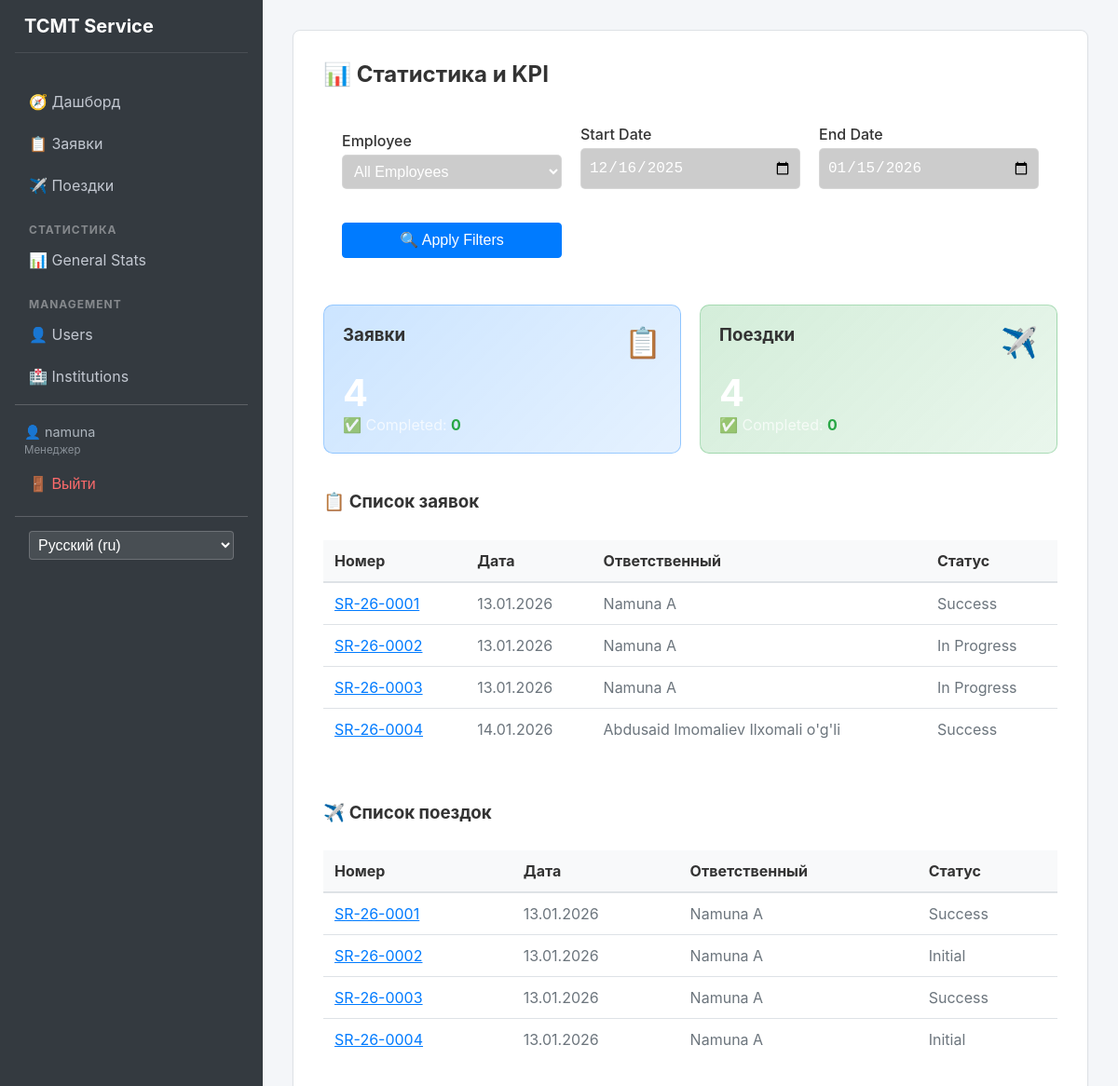
The page /stats/ (signed in) on the database as committed earlier.
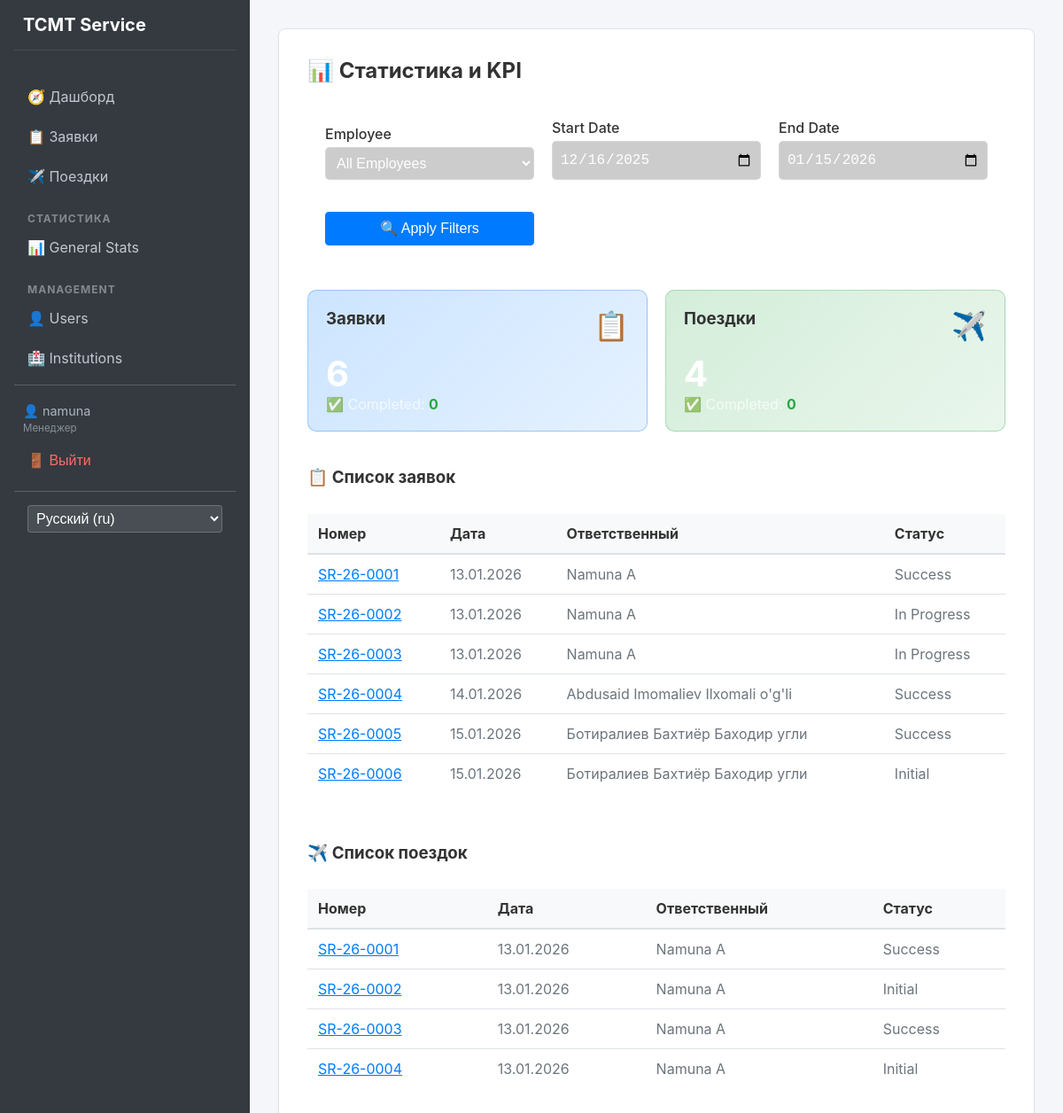
The same page on the database as committed later.
### apps/requests/models.py (models this page shows, shortened)
class Request(models.Model):
    created_at = models.DateField(default=datetime.date.today)
    responsible = models.ForeignKey(
        settings.AUTH_USER_MODEL,
        on_delete=models.SET_NULL,
        null=True,
        related_name='requests'
    )
    region = models.ForeignKey(Region, on_delete=models.PROTECT)
    institution = models.ForeignKey(Institution, on_delete=models.PROTECT)
    description = models.TextField()
    contact_phone = models.CharField(max_length=20)
    request_number = models.CharField(
        max_length=20,
        unique=True,
        editable=False
    )
    equipment_type = models.ForeignKey(EquipmentType, on_delete=models.PROTECT)
    status = models.ForeignKey(Status, on_delete=models.PROTECT)

### apps/users/models.py (models this page shows, shortened)
class User(AbstractUser):
    class Role(models.TextChoices):
        ADMIN = 'admin', 'Администратор'
        MANAGER = 'manager', 'Менеджер'
        USER = 'user', 'Пользователь'
    full_name = models.CharField(max_length=255)
    passport = models.CharField(max_length=20)
    role = models.CharField(
        max_length=20,
        choices=Role.choices,
        default=Role.USER
    )

### apps/core/models.py (models this page shows, shortened)
class Status(models.Model):
    name = models.CharField(max_length=100)

### apps/trips/models.py (models this page shows, shortened)
class Trip(models.Model):
    created_at = models.DateField(default=datetime.date.today)
    responsible = models.ForeignKey(
        settings.AUTH_USER_MODEL,
        on_delete=models.SET_NULL,
        null=True,
        related_name='trips'
    )
    region = models.ForeignKey(Region, on_delete=models.PROTECT)
    institution = models.ForeignKey(Institution, on_delete=models.PROTECT)
    description = models.TextField()
    contact_phone = models.CharField(max_length=20)
    request_number = models.CharField(max_length=20)
    equipment_type = models.ForeignKey(EquipmentType, on_delete=models.PROTECT)
    status = models.ForeignKey(Status, on_delete=models.PROTECT)
    escort_name = models.CharField(max_length=255)
    escort_phone = models.CharField(max_length=20)
    order_number = models.CharField(
        max_length=50,
        blank=True,
        null=True
    )
    result_info = models.TextField(blank=True, null=True)

### apps/dashboard/views.py (the view)
# urls.py: path('stats/', views.statistics, name='stats'),
@login_required
def statistics(request):
    start_date = request.GET.get('start_date')
    end_date = request.GET.get('end_date')
    user_id = request.GET.get('user_id')
    if not start_date:
        start_date = (datetime.now() - timedelta(days=30)).strftime('%Y-%m-%d')
    if not end_date:
        end_date = datetime.now().strftime('%Y-%m-%d')
    users = User.objects.all()
    req_qs = Request.objects.filter(created_at__range=[start_date, end_date])
    trip_qs = Trip.objects.filter(created_at__range=[start_date, end_date])
    if user_id:
        req_qs = req_qs.filter(responsible_id=user_id)
        trip_qs = trip_qs.filter(responsible_id=user_id)
    done_statuses = ['Выполнено', 'Закрыто', 'Completed', 'Closed']
    req_total = req_qs.count()
    req_done = req_qs.filter(status__name__in=done_statuses).count()
    trip_total = trip_qs.count()
    trip_done = trip_qs.filter(status__name__in=done_statuses).count()
    context = {
        'users': users,
        'start_date': start_date,
        'end_date': end_date,
        'selected_user': int(user_id) if user_id else None,
        'req_total': req_total,
        'req_done': req_done,
        'trip_total': trip_total,
        'trip_done': trip_done,
        'requests': req_qs,
        'trips': trip_qs,
    }
    return render(request, 'dashboard/statistics.html', context)

### templates/dashboard/statistics.html (shortened to what the changed rows need)
{% extends 'base.html' %}
{% load i18n %}
{% block content %}
<div class="glass-container">
    <h2 style="color: white; margin-bottom: 20px;">📊 {% trans "Statistics & KPI" %}</h2>
    <div style="display: grid; grid-template-columns: repeat(auto-fit, minmax(250px, 1fr)); gap: 20px;">
        <div
            style="background: linear-gradient(135deg, rgba(0,123,255,0.2), rgba(0,123,255,0.1)); padding: 20px; border-radius: 10px; border: 1px solid rgba(0,123,255,0.3);">
            <div style="display: flex; justify-content: space-between; align-items: start; margin-bottom: 10px;">
                <h3 style="color: white; margin: 0;">{% trans "Requests" %}</h3>
                <span style="font-size: 2rem;">📋</span>
            </div>
            <div style="font-size: 2.5rem; font-weight: bold; color: white;">{{ req_total }}</div>
            <div style="color: rgba(255,255,255,0.7);">
                ✅ {% trans "Completed" %}: <strong style="color: #28a745;">{{ req_done }}</strong>
            </div>
        </div>
    </div>
    <div style="margin-top: 40px; display: grid; grid-template-columns: 1fr; gap: 40px;">
        <div>
            <table>
                <thead>
                    <tr>
                        <th>{% trans "Number" %}</th>
                        <th>{% trans "Date" %}</th>
                        <th>{% trans "Responsible" %}</th>
                        <th>{% trans "Status" %}</th>
                    </tr>
                </thead>
                <tbody>
                    {% for req in requests %}
                    <tr>
                        <td>
                            <a href="{% url 'requests:detail' req.pk %}" style="color: white;">
                                {{ req.request_number }}
                            </a>
                        </td>
                        <td>{{ req.created_at|date:"d.m.Y" }}</td>
                        <td>{{ req.responsible.full_name }}</td>
                        <td>{{ req.status.name }}</td>
                    </tr>
                    {% empty %}
                    <tr>
                        <td colspan="4" style="text-align: center; color: rgba(255,255,255,0.5);">{% trans "No requests
                            found" %}</td>
                    </tr>
                    {% endfor %}
                </tbody>
            </table>
        </div>
        <div>
            <table>
                <thead>
                    <tr>
                        <th>{% trans "Number" %}</th>
                        <th>{% trans "Date" %}</th>
                        <th>{% trans "Responsible" %}</th>
                        <th>{% trans "Status" %}</th>
                    </tr>
                </thead>
                <tbody>
                    {% for trip in trips %}
                    <tr>
                        <td>
                            <a href="{% url 'trips:detail' trip.pk %}" style="color: white;">
                                {{ trip.request_number }}
                            </a>
                        </td>
                        <td>{{ trip.created_at|date:"d.m.Y" }}</td>
                        <td>{{ trip.responsible.full_name }}</td>
                        <td>{{ trip.status.name }}</td>
                    </tr>
                    {% empty %}
                    <tr>
                        <td colspan="4" style="text-align: center; color: rgba(255,255,255,0.5);">{% trans "No trips found" %}</td>
                    </tr>
                    {% endfor %}
                </tbody>
            </table>
        </div>
    </div>
</div>
{% endblock %}

Rows that differ between the two databases and show on the page:
added Request: request_number "SR-26-0005", created_at "15.01.2026", responsible.full_name "Ботиралиев Бахтиёр Баходир угли", status.name "Success"
added Request: request_number "SR-26-0006", created_at "15.01.2026", responsible.full_name "Ботиралиев Бахтиёр Баходир угли", status.name "Initial"
Other text that changed with them:
{{ req_total }}: "4" → "6"
